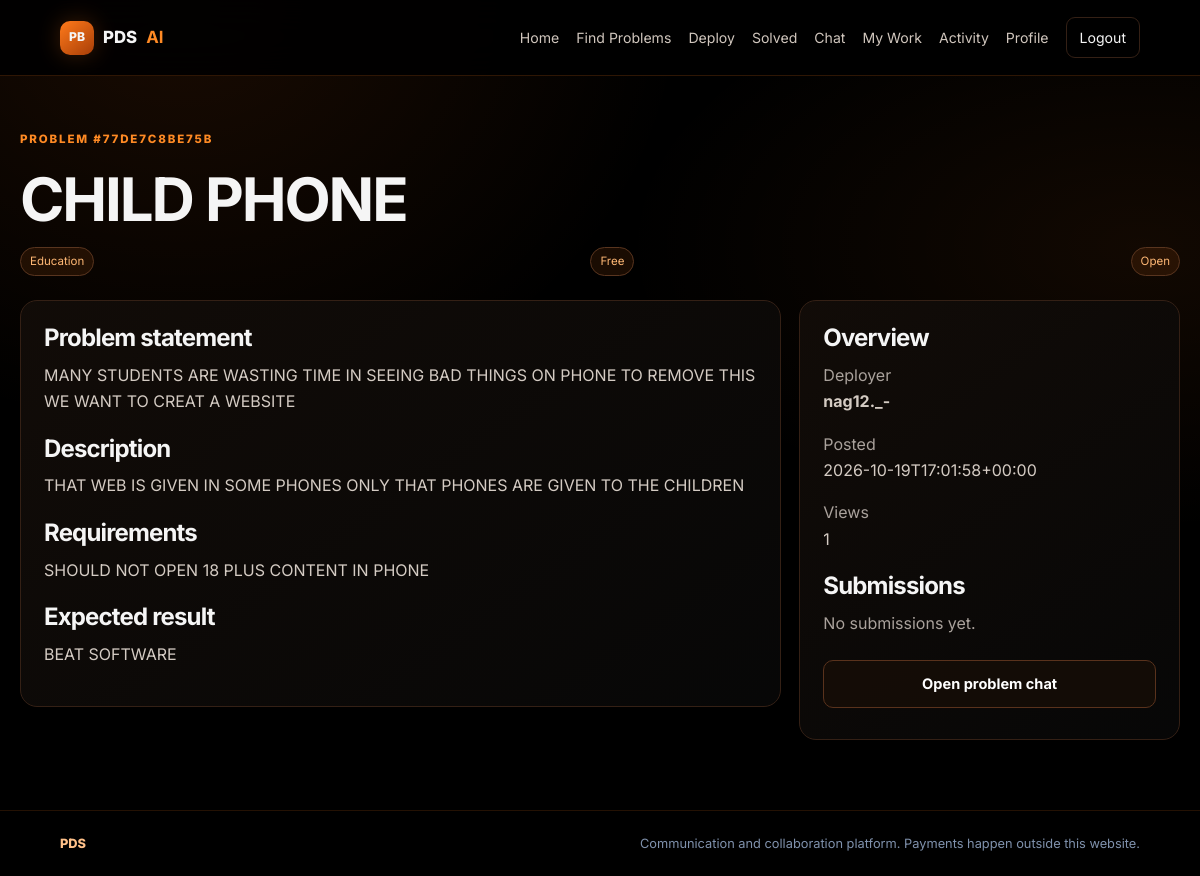
The app's page /problem/1 (signed in) with its own data.
### tables this page shows
CREATE TABLE problems(
      id INTEGER PRIMARY KEY AUTOINCREMENT, public_id TEXT UNIQUE NOT NULL,
      user_id INTEGER NOT NULL REFERENCES users(id), title TEXT NOT NULL,
      statement TEXT NOT NULL, description TEXT NOT NULL, category TEXT NOT NULL,
      requirements TEXT DEFAULT '', expected_result TEXT DEFAULT '', skills TEXT DEFAULT '',
      instructions TEXT DEFAULT '', problem_type TEXT NOT NULL CHECK(problem_type IN ('Free','Paid')),
      reward REAL, deadline TEXT, duration TEXT DEFAULT '', deliverables TEXT DEFAULT '',
      acceptance_criteria TEXT DEFAULT '', attachment_name TEXT, attachment_key TEXT,
      status TEXT NOT NULL DEFAULT 'Open', views INTEGER NOT NULL DEFAULT 0,
      created_at TEXT NOT NULL, accepted_solution_id INTEGER
    );

CREATE TABLE users(
      id INTEGER PRIMARY KEY AUTOINCREMENT, username TEXT UNIQUE NOT NULL,
      password_hash TEXT NOT NULL, bio TEXT DEFAULT '', created_at TEXT NOT NULL
    );

### app.py (the view)
@app.get("/problem/<int:problem_id>")
@login_required
def detail(problem_id):
    p=db().execute("""SELECT p.*,u.username AS deployer_name FROM problems p JOIN users u ON u.id=p.user_id WHERE p.id=?""",(problem_id,)).fetchone()
    if not p: abort(404)
    db().execute("UPDATE problems SET views=views+1 WHERE id=?",(problem_id,)); db().commit()
    own = p["user_id"] == current_user()["id"]
    already = db().execute("SELECT id FROM solutions WHERE problem_id=? AND user_id=?",(problem_id,current_user()["id"])).fetchone()
    solutions=[]
    if own:
        solutions=db().execute("""SELECT s.*,u.username FROM solutions s JOIN users u ON u.id=s.user_id WHERE s.problem_id=? ORDER BY s.created_at DESC""",(problem_id,)).fetchall()
    return render_template("problem.html",p=p,own=own,already=bool(already),solutions=solutions)

### app.py (called while the page is built)
def db():
    if "db" not in g:
        g.db = sqlite3.connect(DB_PATH)
        g.db.row_factory = sqlite3.Row
        g.db.execute("PRAGMA foreign_keys = ON")
    return g.db

def current_user():
    uid = session.get("user_id")
    if not uid: return None
    return db().execute("SELECT id, username, bio FROM users WHERE id=?", (uid,)).fetchone()

@app.context_processor
def inject_user():
    return {"current_user": current_user(), "categories": CATEGORIES}

def login_required(fn):
    @wraps(fn)
    def wrapper(*args, **kwargs):
        if not current_user():
            flash("Please log in to continue.", "error")
            return redirect(url_for("auth", next=request.path))
        return fn(*args, **kwargs)
    return wrapper

def csrf_token():
    if "_csrf" not in session: session["_csrf"] = secrets.token_urlsafe(32)
    return session["_csrf"]

@app.before_request
def csrf_protect():
    if request.method == "POST":
        sent = request.form.get("_csrf", "")
        expected = session.get("_csrf", "")
        if not expected or not secrets.compare_digest(sent, expected):
            abort(400, "Invalid or expired form token. Refresh the page and try again.")

@app.context_processor
def inject_csrf():
    return {"csrf_token": csrf_token}

### templates/problem.html (shortened to what this page needs)
{% extends "base.html" %}{% block title %}{{ p.title }}{% endblock %}{% block content %}
<section class="page-heading"><span class="eyebrow">PROBLEM #{{ p.public_id }}</span><h1>{{ p.title }}</h1><div class="card-top"><span class="tag">{{ p.category }}</span><span class="status">{{ p.problem_type }}</span><span class="status">{{ p.status }}</span></div></section>
<div class="detail-layout"><section class="panel"><h2>Problem statement</h2><p class="preserve">{{ p.statement }}</p><h2>Description</h2><p class="preserve">{{ p.description }}</p>{% if p.requirements %}<h2>Requirements</h2><p class="preserve">{{ p.requirements }}</p>{% endif %}{% if p.expected_result %}<h2>Expected result</h2><p class="preserve">{{ p.expected_result }}</p>{% endif %}</section>
<aside class="panel"><h2>Overview</h2><p><span class="muted">Deployer</span><br><strong>{{ p.deployer_name }}</strong></p><p><span class="muted">Posted</span><br>{{ p.created_at }}</p><p><span class="muted">Views</span><br>{{ p.views }}</p>
{% if current_user and own %}<h2>Submissions</h2>{% if solutions %}{% for s in solutions %}<div class="submission"><strong>{{ s.username }}</strong><span class="status">{{ s.status }}</span><p class="preserve">{{ s.explanation }}</p><p class="muted small">Submitted {{ s.created_at }}</p>{% if s.file_key %}<a class="text-link" href="{{ url_for('solution_file',solution_id=s.id) }}">Download attachment</a>{% endif %}{% if p.status=='Open' %}<form method="post" action="{{ url_for('solution_status',solution_id=s.id) }}" class="action-row"><input type="hidden" name="_csrf" value="{{ csrf_token() }}"><button class="button small-button" name="status" value="Accepted">Accept</button><button class="button secondary small-button" name="status" value="Rejected">Reject</button><button class="button secondary small-button" name="status" value="Changes requested">Request changes</button></form>{% endif %}</div>{% endfor %}{% else %}<p class="muted">No submissions yet.</p>{% endif %}{% endif %}
{% if current_user and (own or already) %}<a class="button secondary block" href="{{ url_for('message',problem_id=p.id) }}">Open problem chat</a>{% endif %}</aside></div>{% endblock %}

### templates/base.html (shortened to what this page needs)
<!doctype html>
<html lang="en"><head>
<link rel="stylesheet" href="{{ url_for('static',filename='style.css') }}">
</head><body>
<header class="navbar"><a class="brand" href="{{ url_for('index') }}"><span class="brand-mark">PB</span> PDS <b>AI</b></a>
<nav><a href="{{ url_for('index') }}">Home</a><a href="{{ url_for('dashboard') }}">Find Problems</a>
{% if current_user %}<a href="{{ url_for('post') }}">Deploy</a><a href="{{ url_for('solved') }}">Solved</a><a href="{{ url_for('chat') }}">Chat</a><a href="{{ url_for('my_work') }}">My Work</a><a href="{{ url_for('chart') }}">Activity</a><a href="{{ url_for('profile') }}">Profile</a><form class="inline" method="post" action="{{ url_for('logout') }}"><input type="hidden" name="_csrf" value="{{ csrf_token() }}"><button class="nav-button" type="submit">Logout</button></form>
{% else %}<a class="nav-button" href="{{ url_for('auth') }}">Login / Register</a>{% endif %}</nav></header>
<main class="container">
{% block content %}{% endblock %}
</main><footer class="footer"><span>PDS</span><span>Communication and collaboration platform. Payments happen outside this website.</span></footer>
</body></html>

### static/style.css (style rules this page uses)
:root { --bg:#000000;--surface:#0b0b0b;--surface2:#14100d;--line:#342015;--text:#f5f5f5;--muted:#aaa29c;--blue:#ff7a1a;--cyan:#ff8a24;--glow:rgba(255,122,26,.24);--green:#ffb45c;--red:#ff7c8a }
* { box-sizing:border-box }
html { min-height:100%;background:var(--bg) }
body { margin:0;color:var(--text);font-family:Inter,system-ui,sans-serif;line-height:1.65;background:radial-gradient(ellipse at 15% 0%,rgba(255,112,20,.10),transparent 35%),radial-gradient(ellipse at 95% 28%,rgba(255,122,26,.07),transparent 32%),var(--bg);min-height:100vh }
a { color:inherit;text-decoration:none }
p { color:#d4cbc3;margin:.5rem 0 1rem }
h1,h2,h3 { line-height:1.2;letter-spacing:-.035em;margin-top:0 }
h1 { font-size:clamp(2.2rem,5vw,4rem) }
h2 { font-size:1.5rem }
.navbar { min-height:76px;display:flex;align-items:center;justify-content:space-between;gap:20px;padding:14px clamp(18px,5vw,70px);border-bottom:1px solid rgba(255,122,26,.18);background:rgba(0,0,0,.90);backdrop-filter:blur(18px);position:sticky;top:0;z-index:5 }
.brand { display:flex;align-items:center;gap:9px;font-weight:800;white-space:nowrap;font-size:1.05rem }
.brand b { color:var(--cyan) }
.brand-mark { display:grid;place-items:center;width:34px;height:34px;border-radius:10px;background:linear-gradient(140deg,#ff7a1a,#a83e08);box-shadow:0 0 22px var(--glow);font-size:.76rem }
.navbar nav { display:flex;align-items:center;justify-content:flex-end;flex-wrap:wrap;gap:17px }
.navbar nav>a:not(.nav-button) { font-size:.88rem;color:#d0c6bd }
.nav-button { background:transparent;color:var(--text);border:1px solid var(--line);border-radius:9px;padding:8px 13px;cursor:pointer;font:inherit;font-size:.88rem }
.inline { display:inline;margin:0 }
.container { width:min(1160px,calc(100% - 36px));margin:0 auto;min-height:calc(100vh - 150px);padding:30px 0 70px }
.eyebrow { display:inline-block;color:var(--cyan);font-size:.72rem;font-weight:800;letter-spacing:.16em;margin-bottom:14px }
.button { display:inline-flex;align-items:center;justify-content:center;gap:8px;border:1px solid #ff8a24;border-radius:10px;padding:11px 17px;color:#fff;font-weight:700;font-size:.91rem;background:linear-gradient(135deg,#ff7a1a,#b74709);box-shadow:0 8px 24px rgba(255,122,26,.18);cursor:pointer;font-family:inherit;transition:transform .18s,border-color .18s }
.button.secondary { background:rgba(22,13,7,.85);border-color:#59321c;box-shadow:none }
.button.block { width:100%;margin:8px 0 }
.home-card,.problem-card,.panel,.filter-panel,.chat-panel { border:1px solid var(--line);border-radius:17px;background:linear-gradient(145deg,rgba(18,12,8,.97),rgba(7,7,7,.98));padding:23px;min-width:0 }
.card-top { display:flex;flex-wrap:wrap;align-items:center;justify-content:space-between;gap:8px }
.tag,.status { display:inline-flex;border:1px solid #59351f;border-radius:99px;padding:4px 9px;font-size:.72rem;color:#ffb875;background:rgba(255,122,26,.10) }
.page-heading { padding:18px 0 24px }
.page-heading h1 { margin:0 0 12px }
.muted,.small { color:var(--muted) }
.detail-layout { display:grid;grid-template-columns:minmax(0,1.6fr) minmax(270px,.8fr);gap:18px;align-items:start }
.detail-layout .panel h2 { margin:20px 0 9px }
.detail-layout .panel h2:first-child { margin-top:0 }
.preserve { white-space:pre-wrap;overflow-wrap:anywhere }
.footer { border-top:1px solid rgba(255,122,26,.14);display:flex;justify-content:space-between;gap:20px;flex-wrap:wrap;padding:22px clamp(18px,5vw,70px);font-size:.8rem;color:#7f91ac }
.footer span:first-child { font-weight:800;color:#ffc18a }

### records on screen
problems: public_id "77DE7C8BE75B", title "CHILD PHONE", category "Education", problem_type "Free", status "Open", statement "MANY STUDENTS ARE WASTING TIME IN SEEING BAD THINGS ON PHONE TO REMOVE THIS WE WANT TO CREAT A WEBSITE", description "THAT WEB IS GIVEN IN SOME PHONES ONLY THAT PHONES ARE GIVEN TO THE CHILDREN", requirements "SHOULD NOT OPEN 18 PLUS CONTENT IN PHONE", expected_result "BEAT SOFTWARE", created_at "2026-10-19T17:01:58+00:00", views "1"
users: deployer_name "nag12._-"
